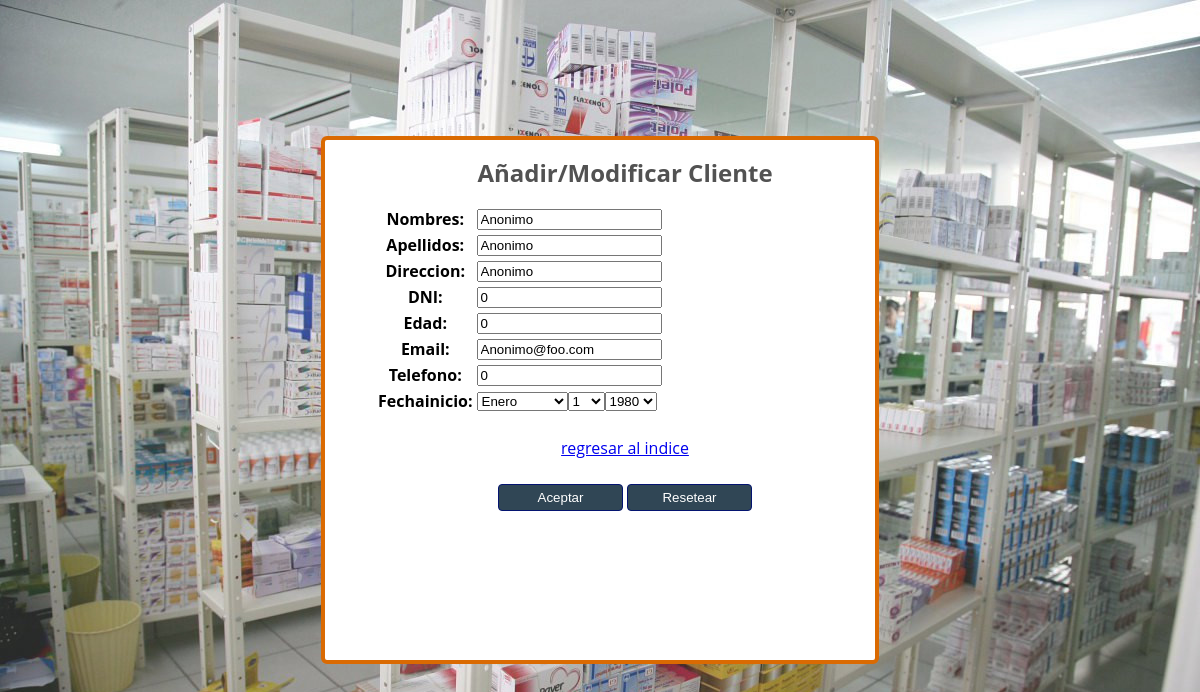
Screenshot of /cliente/9/update/ (signed in) with the database file from the repository.
### cliente/models.py (models this page shows, shortened)
class Cliente(models.Model):
    nombres=models.CharField(max_length=200)
    apellidos=models.CharField(max_length=200)
    direccion=models.CharField(max_length=200)
    DNI= models.IntegerField()
    edad= models.IntegerField()
    email=models.EmailField()
    telefono=models.IntegerField()
    fechainicio=models.DateField()

### cliente/views.py (the view)
# urls.py: path('<int:pk>/update/',ClienteUpdateView.as_view(),name='cliente-update'),
class ClienteUpdateView(UpdateView):
    form_class = CustomForm
    model=Cliente

### cliente/views.py
class CustomForm(forms.ModelForm):
    class Meta:
        model = Cliente
        fields=[
            'nombres',
            'apellidos',
            'direccion',
            'DNI',
            'edad',
            'email',
            'telefono',
            'fechainicio'
            ]
        widgets = {
            'fechainicio': forms.SelectDateWidget(
        empty_label=("Seleccione Año", "Seleccione Mes", "Seleccione Dia"), years=range(1980,  datetime.date.today().year+1)
        )
        }

### cliente/templates/cliente/cliente_form.html (shortened to what this page needs)
{% extends 'cliente/heredame_user.html' %}
{%block content %}
{% load static %}
<html>
<head>
<link rel="stylesheet" href="{% static 'css/form.css' %}">
</head>
<body>
<div  class="box">
	<form method="POST" enctype="multipart/form-data">
		<div >
			<h1>Añadir/Modificar Cliente</h1>
				<table>
					{{form.as_table}}
				</table>
				<br>
					<a href="/">regresar al indice</a><br>
					<br>
						<table class="simplealign">
							<tr>
								<td><input type="submit" value="Aceptar" name="B1" class="buttonsingletypical" ></td>
								<td><input type="reset" value="Resetear" name="B2" class="buttonsingletypical" ></td>
							</tr>
						</table>
				</div>
		</div>
</body>
</html>
{% endblock %}

### static/css/form.css (style rules this page uses)
body { font-family: 'Open Sans', sans-serif; background-image: url("/static/images/farmaciapag.jpg"); background-size: 100% ; margin: 0 auto 0 auto; width:100%; text-align:center; margin: 20px 0px 20px 0px; }
h1 { font-size:1.5em; color:#525252; }
.simplealign { margin-left:auto; margin-right:auto; }
.box { background:white; width:500px; height:450px; border-radius:6px; margin: 0 auto 60 auto; padding:0px 0px 70px 50px; border: #da6a02 4px solid; position: absolute; top:0; bottom: 0; left: 0; right: 0; margin: auto; }
.buttonsingletypical { background:#304655; width:125px; padding-top:5px; padding-bottom:5px; color:white; border-radius:4px; border: #041470 1px solid; }
div label { color: black; display: block; }

### rows the page displays
Cliente: nombres "Anonimo", apellidos "Anonimo", direccion "Anonimo", DNI "0", edad "0", email "Anonimo@foo.com", telefono "0"
